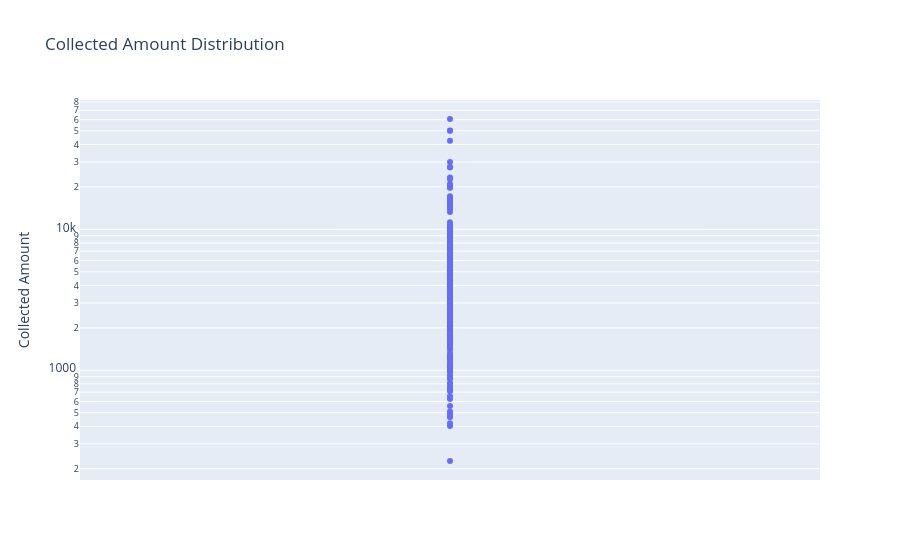

The cell this chart's notebook holds for it:
### Code cell
import plotly.express as px

fig = px.box(
    df,
    y="Collected Amount",
    title="Collected Amount Distribution",
    log_y=True
)

fig.show()

### Figure 1 — Plotly figure (JSON) as saved in the notebook; plotly's stock layout.template omitted (floating-point values rounded to 4 significant figures; data arrays with more than 128 entries replaced by an {"elided": "..."} marker saying what was removed)
{"data": [{"alignmentgroup": "True", "hovertemplate": "Collected Amount=%{y}<extra></extra>", "legendgroup": "", "marker": {"color": "#636efa"}, "name": "", "notched": false, "offsetgroup": "", "orientation": "v", "showlegend": false, "type": "box", "x0": " ", "xaxis": "x", "y": {"elided": "3267 float values"}, "y0": " ", "yaxis": "y"}], "layout": {"boxmode": "group", "legend": {"tracegroupgap": 0}, "title": {"text": "Collected Amount Distribution"}, "xaxis": {"anchor": "y", "domain": [0, 1]}, "yaxis": {"anchor": "x", "domain": [0, 1], "title": {"text": "Collected Amount"}, "type": "log"}}}
